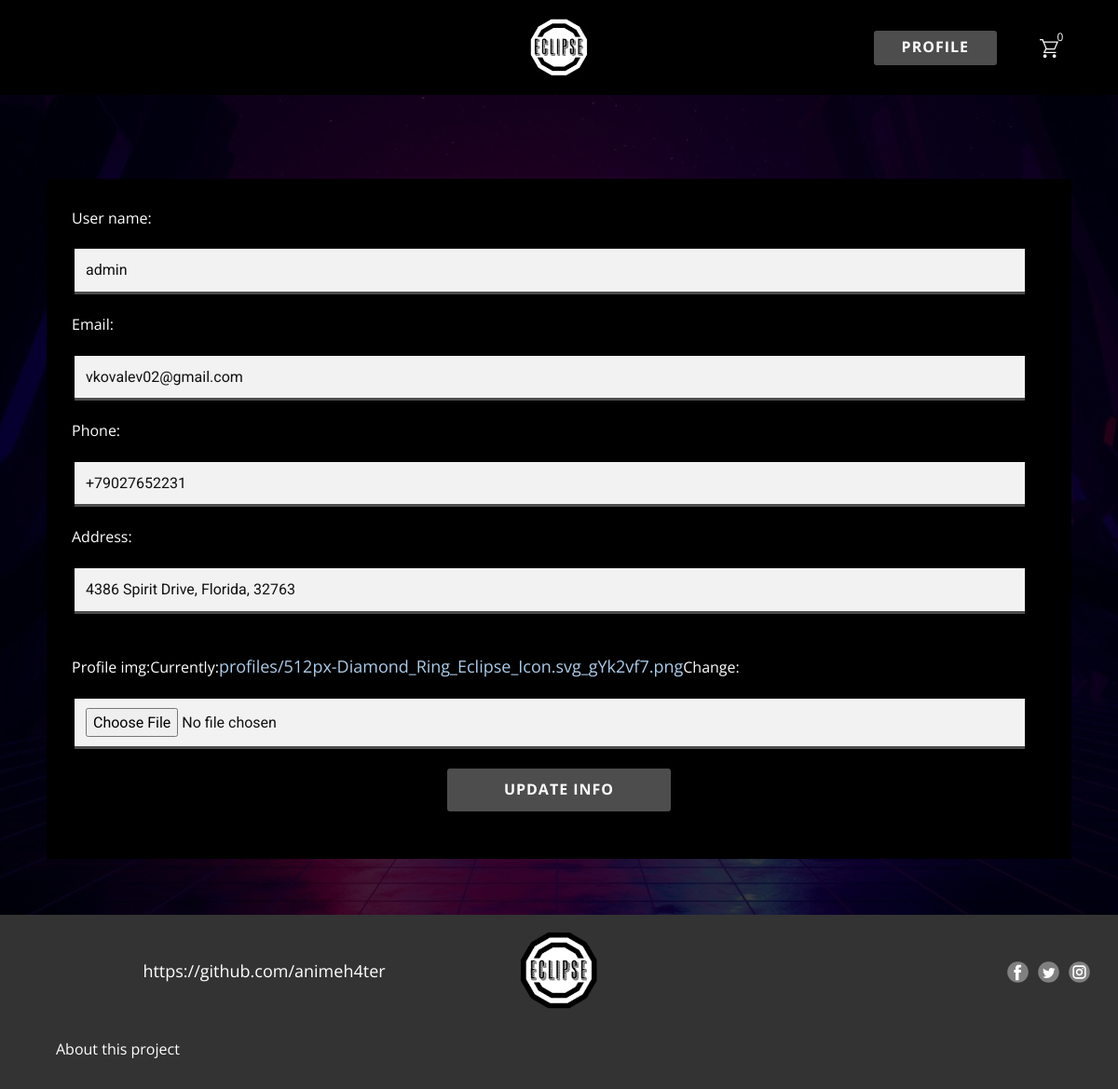
The app's page /users/edit-acc-info/ (signed in) with its own data.
### users/models.py (models this page shows, shortened)
class Profile(models.Model):
    user = models.OneToOneField(User, on_delete=models.CASCADE)
    user_name = models.CharField(max_length=40)
    email = models.EmailField(max_length=300)
    phone = PhoneNumberField()
    address = models.CharField(max_length=350)
    profile_img = models.ImageField(upload_to='profiles/', default='profiles/user-default.png')
    created = models.DateTimeField(auto_now=True)

### users/views.py (the view, shortened to what this page needs)
# urls.py: path('edit-acc-info/', views.edit_account_info, name='edit-account'),
@login_required(login_url='login-register')
def edit_account_info(request):
    cur_profile = request.user.profile
    form = UpdateProfileForm(instance=cur_profile)
    context = {'form': form}
    return render(request, 'users/profile_form.html', context)

### users/forms.py
class UpdateProfileForm(ModelForm):
    class Meta:
        model = Profile
        fields = ['user_name', 'email', 'phone', 'address', 'profile_img']
    def __init__(self, *args, **kwargs):
        super().__init__(*args, **kwargs)
        for name, field in self.fields.items():
            field.widget.attrs.update({'class': 'u-border-3 u-border-grey-70 u-border-no-left u-border-no-right u-border-no-top u-custom-font u-grey-5 u-heading-font u-input u-input-rectangle u-input-1',
                                       'style': 'margin:20px;'
                                       })

### cart/cart.py (called while the page is built)
    def __len__(self):
        return sum(item['quantity'] for item in self.cart.values())

### cart/context_processors.py (called while the page is built)
def cart(request):
    return {'cart': Cart(request)}

### users/templates/users/profile_form.html (shortened to what this page needs)
<!DOCTYPE html>
{% load static %}
<html style="font-size: 16px;" lang="ru"><head>
    <link rel="stylesheet" href="{% static 'styles/nicepage.css' %}" media="screen">
    <link rel="stylesheet" href="{% static 'styles/profile_form.css' %}" media="screen">
  <meta data-intl-tel-input-cdn-path="intlTelInput/"></head>
  <body class="u-body u-xl-mode" data-lang="ru">
  {% include 'products/navbar.html' %}
    <section class="u-clearfix u-image u-shading u-section-1" id="sec-bdc1" data-image-width="1920" data-image-height="1080">
      <div class="u-clearfix u-sheet u-valign-top u-sheet-1">
        <div class="u-align-center u-container-style u-expanded-width u-group u-shape-rectangle u-group-1">
          <div class="u-container-layout u-container-layout-1">
            <div class="u-black u-form u-login-control u-form-1">
              <form action="{% url 'edit-account' %}" class="u-clearfix u-form-custom-backend u-form-spacing-20 u-form-vertical u-inner-form" source="custom" name="form" style="padding: 30px;" method="post" enctype="multipart/form-data">
                {% for field in form %}
                  <label for="username-a30d" class="u-label" style="margin-left: 17px;">{{field.label}}:</label>
                  {{ field }}
                  {% endfor %}
                  <div class="u-align-center u-form-group u-form-submit u-label-none">
                  <input type="submit" value="Update Info" class="u-active-grey-30 u-border-2 u-border-grey-75 u-btn u-btn-round u-btn-submit u-button-style u-grey-70 u-hover-grey-50 u-radius-3 u-btn-1">
                </div>
              </form>
            </div>
          </div>
        </div>
      </div>
    </section>
  {% include 'products/footer.html' %}
</body></html>

### users/static/styles/profile_form.css (style rules this page uses)
.u-section-1 { background-image: linear-gradient(0deg, rgba(0,0,0,0.75), rgba(0,0,0,0.75)), url("/static/images/background-img-v2.jpg"); background-position: 50% 50%; }
.u-section-1 .u-sheet-1 { min-height: 100vh; }
.u-section-1 .u-group-1 { min-height: 780px; height: auto; margin-top: 0; margin-bottom: 60px; }
.u-section-1 .u-container-layout-1 { padding: 30px 20px 0; }
.u-section-1 .u-form-1 { height: 313px; background-image: none; width: 1100px; margin: 60px 0 0; }
.u-section-1 .u-input-1 { background-image: none; }
.u-section-1 .u-btn-1 { border-style: none; letter-spacing: 1px; text-transform: uppercase; background-image: none; font-weight: 700; padding: 10px 61px; }

### records on screen
Profile: form "admin" "vkovalev02@gmail.com" "+79027652231" "4386 Spirit Drive, Florida, 32763"

### other values on screen
{{ field.label }} "User name" "Email" "Phone" "Address" "Profile img"
